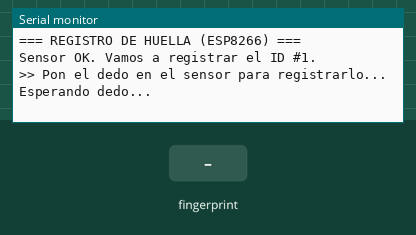
Recording of a sketch running on a simulated ESP8266 (NodeMCU). On the bench: the last lines printed to the serial monitor. Inputs (shaded band) come from the test bench.

Above: at 2.5 s.
2.6 s: finger stored as number 1 placed on the sensor
At 3.9 s:
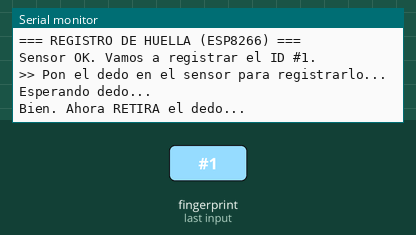
5.6 s: finger stored as number 1 placed on the sensor
At 7.4 s:
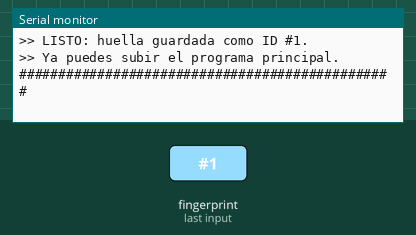

The sketch:

registrar_huella.ino
```cpp
/*
 * =====================================================================================
 * REGISTRAR UNA HUELLA  -  NodeMCU ESP8266
 * =====================================================================================
 * Guarda tu dedo como ID #1 en el sensor.
 * Deja SOLO el sensor conectado (VCC->3V3, GND->GND, TX->D4, RX->D0).
 *
 * USO:
 *   1. Sube este sketch.
 *   2. Abre el Monitor Serial a 9600.
 *   3. Sigue las instrucciones: pon el dedo, retíralo, y pon el MISMO dedo otra vez.
 *   4. Cuando diga "Huella guardada como ID #1", listo. No se repite.
 *   5. Despues sube el programa principal.
 * =====================================================================================
 */

#include <SoftwareSerial.h>
#include <Adafruit_Fingerprint.h>

SoftwareSerial mySer(D4, D0);            // RX=D4, TX=D0  (igual que tu sistema)
Adafruit_Fingerprint finger = Adafruit_Fingerprint(&mySer);

uint8_t id = 1;                          // se registrara como ID #1

void setup() {
  Serial.begin(9600);
  delay(300);
  Serial.println("\n=== REGISTRO DE HUELLA (ESP8266) ===");

  finger.begin(57600);
  delay(50);

  if (finger.verifyPassword()) {
    Serial.println("Sensor OK. Vamos a registrar el ID #1.");
  } else {
    Serial.println("Sensor NO responde. Revisa cables y reinicia (RST).");
    while (1) delay(10);
  }
}

void loop() {
  Serial.println("\n>> Pon el dedo en el sensor para registrarlo...");

  while (!registrarHuella(id)) {
    Serial.println(">> Reintentemos. Pon el dedo de nuevo.");
    delay(1200);
  }

  Serial.println("\n################################################");
  Serial.println(">> LISTO: huella guardada como ID #1.");
  Serial.println(">> Ya puedes subir el programa principal.");
  Serial.println("################################################");
  while (1) delay(1000);                 // termina aqui
}

bool registrarHuella(uint8_t id) {
  int p = -1;

  // Primera captura
  Serial.println("Esperando dedo...");
  while (p != FINGERPRINT_OK) {
    p = finger.getImage();
    if (p == FINGERPRINT_NOFINGER) delay(100);
  }
  if (finger.image2Tz(1) != FINGERPRINT_OK) {
    Serial.println("No se pudo leer la imagen (1).");
    return false;
  }

  // Retirar dedo
  Serial.println("Bien. Ahora RETIRA el dedo...");
  delay(2000);
  p = 0;
  while (p != FINGERPRINT_NOFINGER) p = finger.getImage();

  // Segunda captura
  Serial.println("Pon el MISMO dedo otra vez...");
  p = -1;
  while (p != FINGERPRINT_OK) {
    p = finger.getImage();
    if (p == FINGERPRINT_NOFINGER) delay(100);
  }
  if (finger.image2Tz(2) != FINGERPRINT_OK) {
    Serial.println("No se pudo leer la imagen (2).");
    return false;
  }

  // Crear y guardar el modelo
  if (finger.createModel() != FINGERPRINT_OK) {
    Serial.println("Las dos lecturas no coinciden. Repite con el mismo dedo.");
    return false;
  }
  if (finger.storeModel(id) != FINGERPRINT_OK) {
    Serial.println("Error al guardar la huella.");
    return false;
  }

  return true;
}
```

Measured:
- after the input at 2.6 s, the serial monitor: prints a new line after 0.34 s (image 1)
- after the input at 5.6 s, the serial monitor: prints a new line after 0.30 s (image 2)
